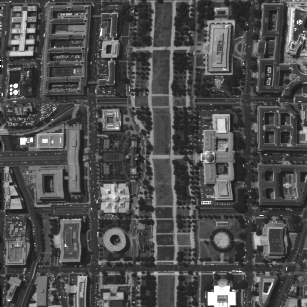
%> input picture tool/Original_band30.tif, 307 x 307 px
$ octave Qualitative_Analysis.m   (GNU Octave 9; MATLAB toolbox functions it lacks are replaced by stand-ins)
%> lines starting %> are read from the running program, lines starting %| are printed output that depends on the picture
clc,clear all;
close all;
Path_ori = 'C:\Users\caoshuning\Desktop\Submit_text\result\simulation\';
[file_ori, path_ori] = uigetfile([Path_ori,'*.tif']);%read image
%> the answer given: tool/Original_band30.tif
image = imread([path_ori,file_ori]);
%> image is the input picture: size 307x307 uint8; min 0, max 255, mean 77.6

pouxiantu( image );
power_spectrum(image);

function     pouxiantu( image )
%UNTITLED2 Summary of this function goes here
%   Detailed explanation goes here
inputdata = image ;
[r,c] = size(inputdata);
%> r = 307; c = 307
sum_row = zeros(1,c);
        for i=1:c
%            sum_row(i) = sum(inputdata(:,i))./r;
           sum_row(i) = sum(inputdata(:,i))./r;
        end
%> after the loop, sum_row = 307 values, max 117.4 at index 222, min 51.96 at index 239, mean 77.56
%> `pouxiantu( image );`:
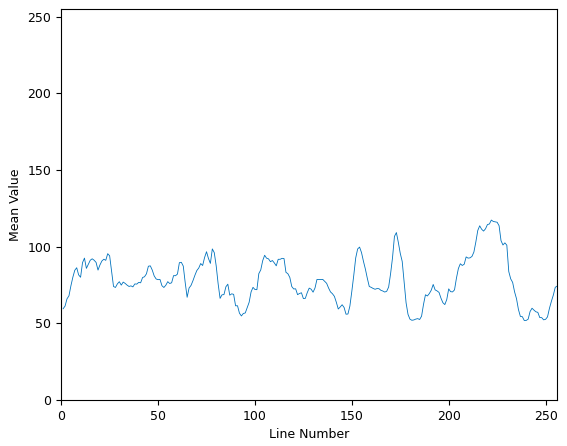
%> figure redrawn from the program's plot data; curve peaks at x = 222, y = 117.4
        figure;plot(sum_row);xlim([0,256]);ylim([0,255]);
        xlabel('Line Number');ylabel('Mean Value');
        set(gca,'linewidth',1);
end

function  power_spectrum(signal)

[sx sy]=size(signal);
%> sx = 307; sy = 307
P=0;
for i=1:sy
[Px,w] = periodogram(double(signal(:,i)));
P=P+Px;
end
%> after the loop, P = 257 values, max 93325451.9 at index 1, min 5293.7 at index 257, mean 736910.6
P=P/sy;
%> P = 257 values, max 303991.7 at index 1, min 17.24 at index 257, mean 2400.4
%> `power_spectrum(image);`:
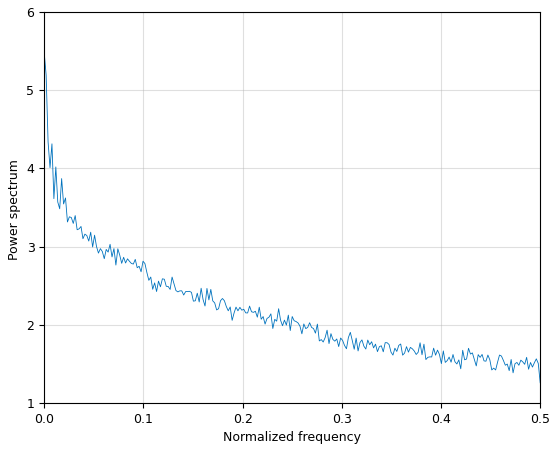
%> figure redrawn from the program's plot data; curve peaks at x = 0, y = 5.48
% ws=w;
% figure(1);plot((w./(2*max2(w))),log10(P1));hold;plot((w./(2*max2(w))),log10(P2),'red')
figure;plot((w./(2*max(w))),log10(P+1));
% ylim([0,10]);
xlabel('Normalized frequency');
ylabel('Power spectrum ');
grid on;
set(gca,'linewidth',1);
end
